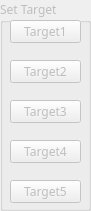
   <widget class="QGroupBox" name="groupBox_SetTarget">
    <property name="enabled">
     <bool>false</bool>
    </property>
    <property name="geometry">
     <rect>
      <x>690</x>
      <y>400</y>
      <width>91</width>
      <height>211</height>
     </rect>
    </property>
    <property name="font">
     <font>
      <family>Noto Sans</family>
     </font>
    </property>
    <property name="title">
     <string>Set Target</string>
    </property>
    <widget class="QPushButton" name="SetTargetButton1">
     <property name="geometry">
      <rect>
       <x>10</x>
       <y>20</y>
       <width>71</width>
       <height>23</height>
      </rect>
     </property>
     <property name="styleSheet">
      <string notr="true">QPushButton:pressed { background-color: gray; }</string>
     </property>
     <property name="text">
      <string>Target1</string>
     </property>
    </widget>
    <widget class="QPushButton" name="SetTargetButton2">
     <property name="geometry">
      <rect>
       <x>10</x>
       <y>60</y>
       <width>71</width>
       <height>23</height>
      </rect>
     </property>
     <property name="styleSheet">
      <string notr="true">QPushButton:pressed { background-color: gray; }</string>
     </property>
     <property name="text">
      <string>Target2</string>
     </property>
    </widget>
    <widget class="QPushButton" name="SetTargetButton3">
     <property name="geometry">
      <rect>
       <x>10</x>
       <y>100</y>
       <width>71</width>
       <height>23</height>
      </rect>
     </property>
     <property name="styleSheet">
      <string notr="true">QPushButton:pressed { background-color: gray; }</string>
     </property>
     <property name="text">
      <string>Target3</string>
     </property>
    </widget>
    <widget class="QPushButton" name="SetTargetButton4">
     <property name="geometry">
      <rect>
       <x>10</x>
       <y>140</y>
       <width>71</width>
       <height>23</height>
      </rect>
     </property>
     <property name="styleSheet">
      <string notr="true">QPushButton:pressed { background-color: gray; }</string>
     </property>
     <property name="text">
      <string>Target4</string>
     </property>
    </widget>
    <widget class="QPushButton" name="SetTargetButton5">
     <property name="geometry">
      <rect>
       <x>10</x>
       <y>180</y>
       <width>71</width>
       <height>23</height>
      </rect>
     </property>
     <property name="styleSheet">
      <string notr="true">QPushButton:pressed { background-color: gray; }</string>
     </property>
     <property name="text">
      <string>Target5</string>
     </property>
    </widget>
   </widget>
